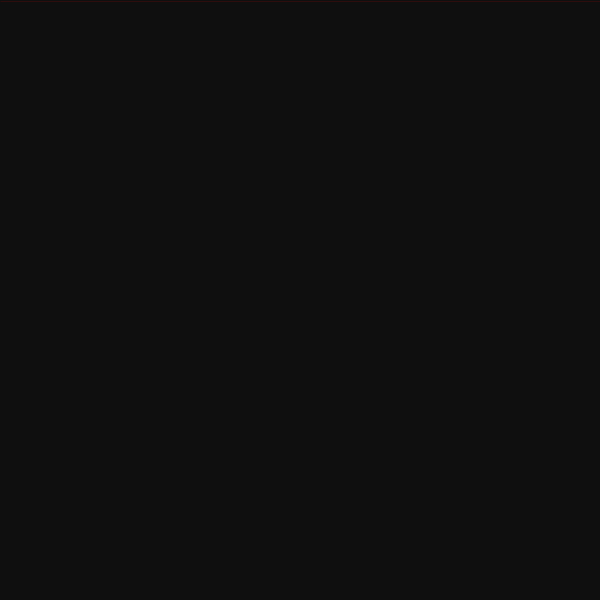
Frame 1 (no input)
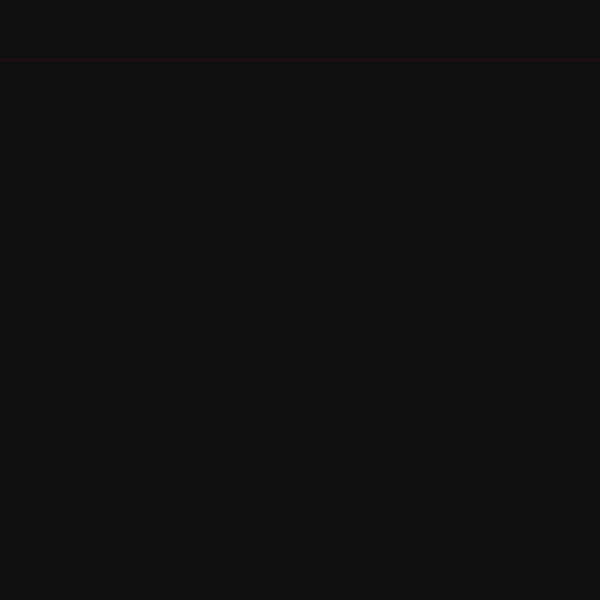
Frame 60 (the mouse pressed at the canvas centre just before this capture)
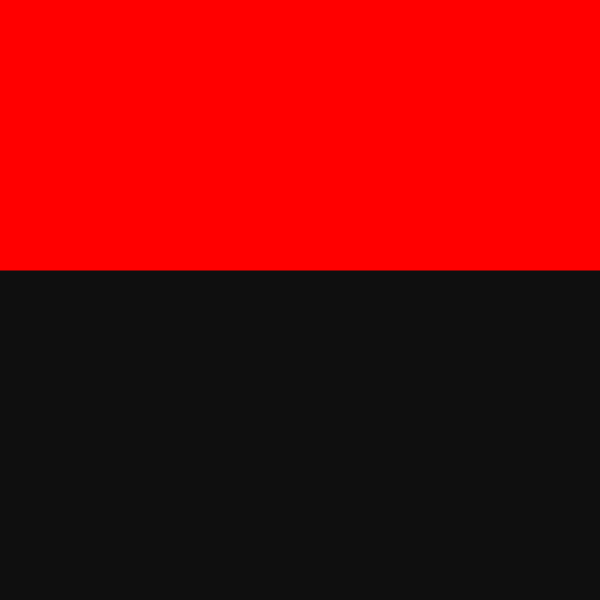
Frame 120 (the mouse held since frame 60 and released just before this capture)

The Processing sketch that drew these frames (run headless with seeded random() and noise(); from frame 60 on, the mouse is pressed at the canvas centre):

// Processing sketch: processing_37605
// ── processing_37605.pde


//creating variable for a
int a = 0;

void setup()

{
  size(600, 600);
  stroke(255);
  frameRate(15);
  smooth();
}

void draw()
{
  background(15);
  
  //create stroke color here
  color c1= color(255,0,0);
  stroke(c1);
  strokeWeight(mouseY);  
  //create movement. when sketch starts the line moves +one pixel.
  //When it reaches maximum starts over
  a = a + 1;
  line(0, a, height, a);
  if (a > width) {
    a = 0;
  }
}
